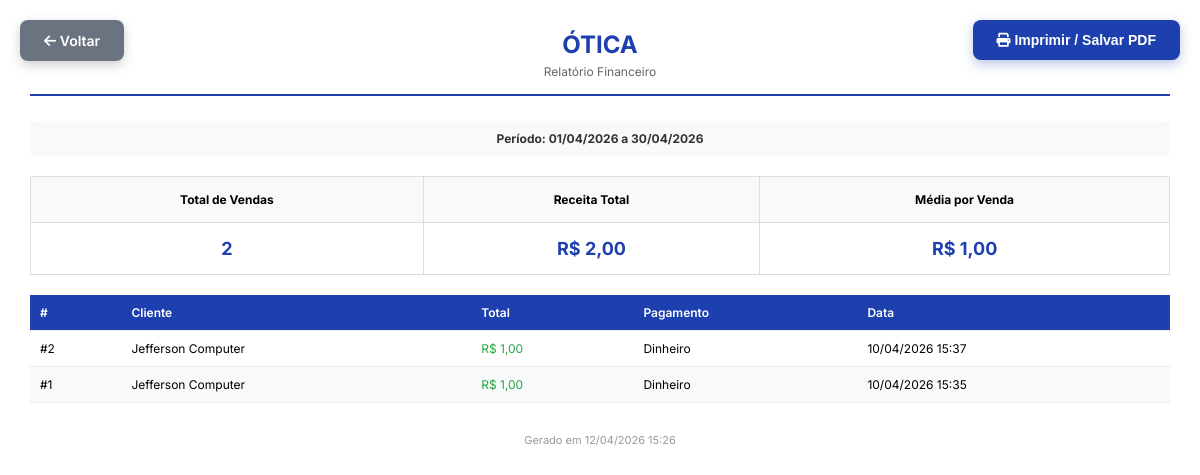
Page /otica/views/financeiro/imprimir.php?data_inicio=2026-04-01&data_fim=2026-04-30 (signed in) on the earlier database version.
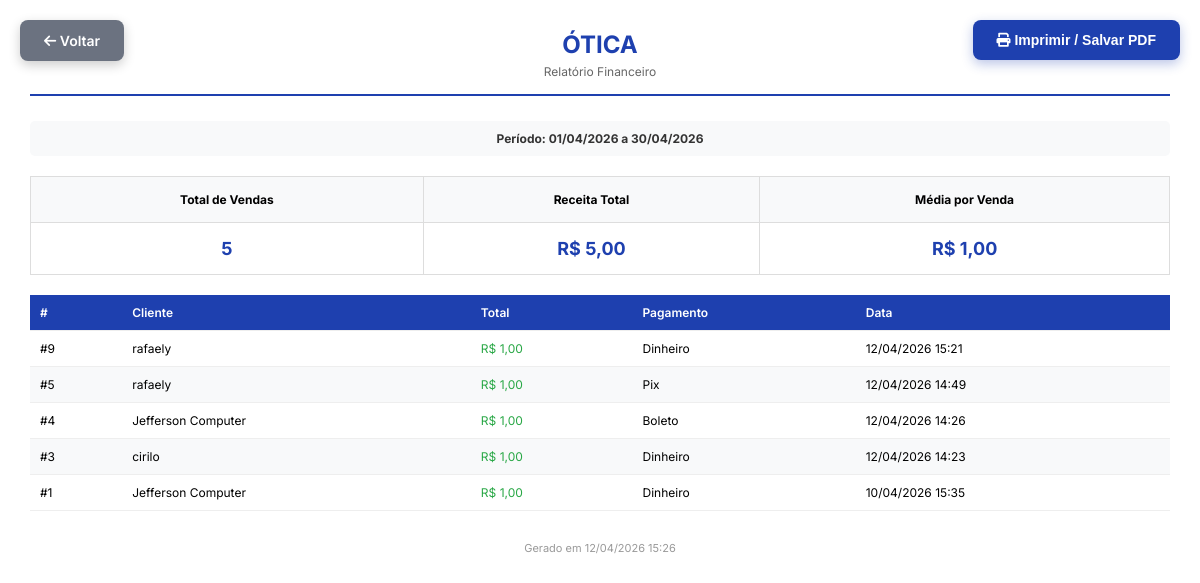
Same page on the later database version.
### tables this page shows
CREATE TABLE `vendas` (
  `id` bigint(20) UNSIGNED NOT NULL,
  `cliente_id` int(11) DEFAULT NULL,
  `usuario_id` int(11) DEFAULT NULL,
  `total` decimal(10,2) DEFAULT NULL,
  `forma_pagamento` varchar(30) DEFAULT NULL,
  `data_venda` timestamp NOT NULL DEFAULT current_timestamp()
);

CREATE TABLE `clientes` (
  `id` bigint(20) UNSIGNED NOT NULL,
  `nome` varchar(100) NOT NULL,
  `telefone` varchar(20) DEFAULT NULL,
  `cpf` varchar(14) DEFAULT NULL,
  `email` varchar(100) DEFAULT NULL,
  `data_nascimento` date DEFAULT NULL,
  `criado_em` timestamp NOT NULL DEFAULT current_timestamp(),
  `endereco` text DEFAULT NULL,
  `bairro` text DEFAULT NULL,
  `numero` int(11) DEFAULT NULL
);

### otica/views/financeiro/imprimir.php (the view, shortened to what this page needs)
<?php
$data_inicio = $_GET['data_inicio'] ?? date('Y-m-01');
$data_fim = $_GET['data_fim'] ?? date('Y-m-t');
$db = Database::getInstance()->getConnection();
try {
    $stmt = $db->prepare("SELECT v.*, c.nome as cliente_nome FROM vendas v LEFT JOIN clientes c ON v.cliente_id = c.id WHERE DATE(v.data_venda) BETWEEN ? AND ? ORDER BY v.id DESC");
    $stmt->execute([$data_inicio, $data_fim]);
    $vendas = $stmt->fetchAll();
    $total = 0;
    foreach ($vendas as $v) {
        $total += $v['total'] ?? 0;
    }
} catch (PDOException $e) {
    $vendas = [];
    $total = 0;
}
$periodo = "Período: " . date('d/m/Y', strtotime($data_inicio)) . " a " . date('d/m/Y', strtotime($data_fim));
?>
<!DOCTYPE html>
<html>
<head>
    <link rel="stylesheet" href="https://cdnjs.cloudflare.com/ajax/libs/font-awesome/6.0.0/css/all.min.css">
</head>
<body>
    <a href="relatorio.php?data_inicio=<?php echo $data_inicio; ?>&data_fim=<?php echo $data_fim; ?>" class="btn-back no-print">
        <i class="fas fa-arrow-left"></i> Voltar
    </a>
    <button class="btn-print no-print" onclick="window.print()">
        <i class="fas fa-print"></i> Imprimir / Salvar PDF
    </button>
    <div class="header">
        <h1>ÓTICA</h1>
        <p>Relatório Financeiro</p>
    </div>
    <div class="periodo">
        <strong><?php echo $periodo; ?></strong>
    </div>
    <table class="stats">
        <tr>
            <td class="stat-label">Total de Vendas</td>
            <td class="stat-label">Receita Total</td>
            <td class="stat-label">Média por Venda</td>
        </tr>
        <tr>
            <td class="stat-value"><?php echo count($vendas); ?></td>
            <td class="stat-value">R$ <?php echo number_format($total, 2, ',', '.'); ?></td>
            <td class="stat-value">R$ <?php echo number_format(count($vendas) > 0 ? $total / count($vendas) : 0, 2, ',', '.'); ?></td>
        </tr>
    </table>
    <?php if (empty($vendas)): ?>
    <p style="text-align: center; color: #666; padding: 30px;">Nenhuma venda no período informado.</p>
    <?php else: ?>
    <table class="table">
        <thead>
            <tr>
                <th>#</th>
                <th>Cliente</th>
                <th class="text-right">Total</th>
                <th>Pagamento</th>
                <th>Data</th>
            </tr>
        </thead>
        <tbody>
            <?php foreach ($vendas as $v): ?>
            <tr>
                <td>#<?php echo $v['id']; ?></td>
                <td><?php echo htmlspecialchars($v['cliente_nome'] ?? 'Sem cliente'); ?></td>
                <td class="text-right text-green">R$ <?php echo number_format($v['total'] ?? 0, 2, ',', '.'); ?></td>
                <td><?php echo htmlspecialchars(ucfirst($v['forma_pagamento'] ?? '-')); ?></td>
                <td><?php echo $v['data_venda'] ? date('d/m/Y H:i', strtotime($v['data_venda'])) : '-'; ?></td>
            </tr>
            <?php endforeach; ?>
        </tbody>
    </table>
    <?php endif; ?>
    <div class="footer">
        <p>Gerado em <?php echo date('d/m/Y H:i'); ?></p>
    </div>
</body>
</html>

Differences in the rows shown:
removed vendas: id "2", cliente.nome "Jefferson Computer", total "1,00", forma_pagamento "Dinheiro", data_venda "10/04/2026 15:37"
added vendas: id "9", cliente.nome "rafaely", total "1,00", forma_pagamento "Dinheiro", data_venda "12/04/2026 15:21"
added vendas: id "5", cliente.nome "rafaely", total "1,00", forma_pagamento "Pix", data_venda "12/04/2026 14:49"
added vendas: id "4", cliente.nome "Jefferson Computer", total "1,00", forma_pagamento "Boleto", data_venda "12/04/2026 14:26"
added vendas: id "3", cliente.nome "cirilo", total "1,00", forma_pagamento "Dinheiro", data_venda "12/04/2026 14:23"
Other differences:
count($vendas): "2" → "5"
$total: "2,00" → "5,00"
